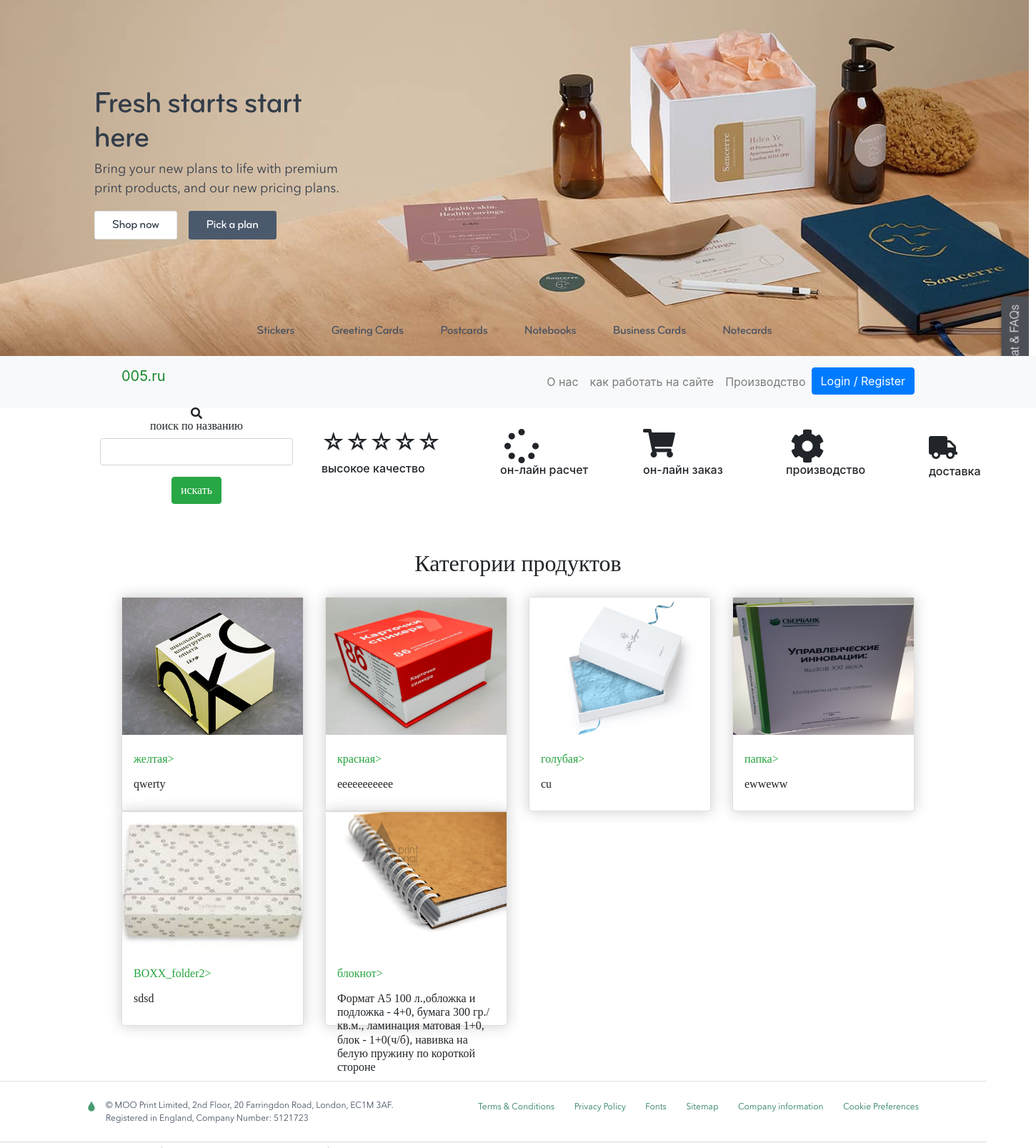
The page /p on the database as committed earlier.
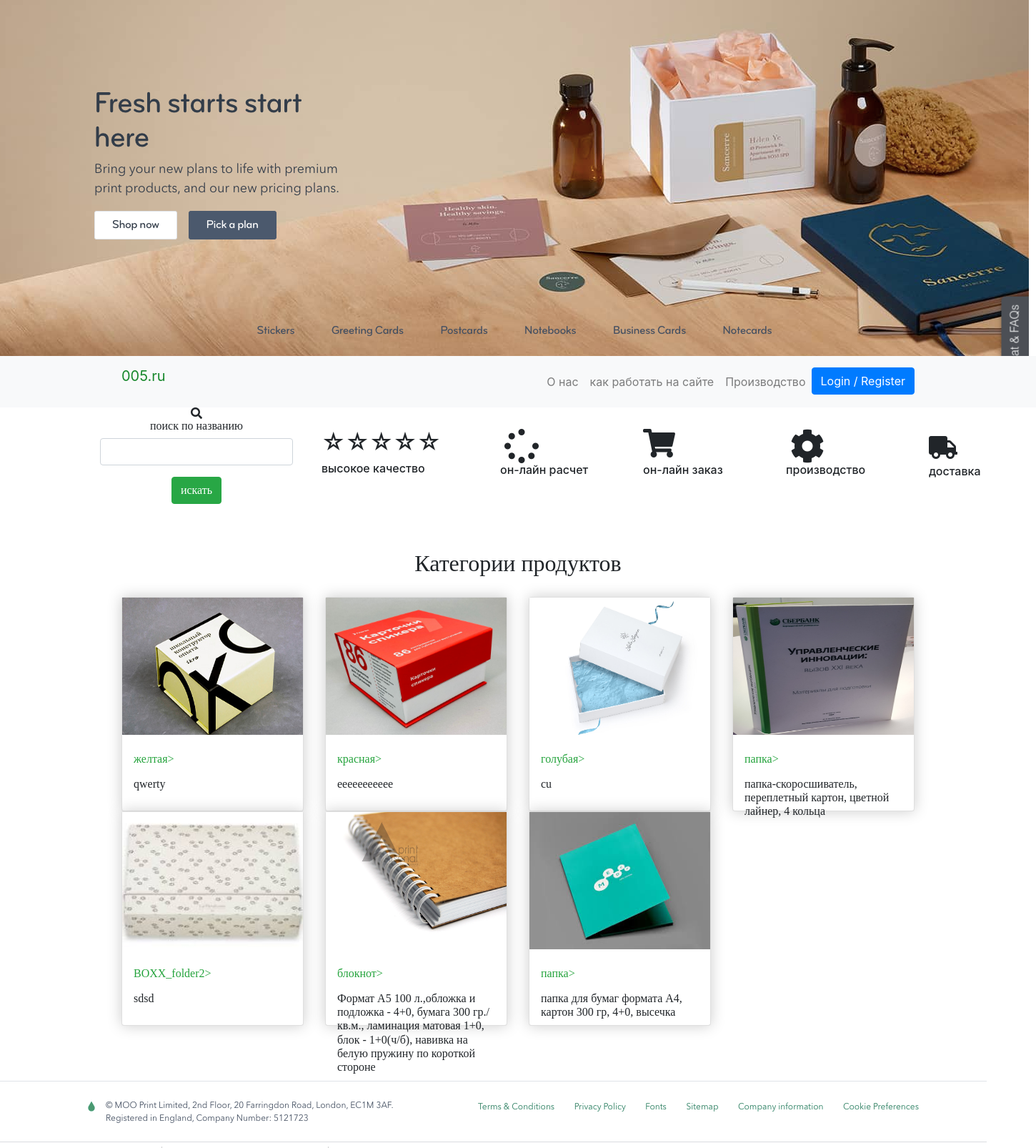
The same page on the database as committed later.
### products/models.py (models this page shows, shortened)
class  Product(PolymorphicModel):
    BOX_SIZES = (
                ('50х50х35', '50х50х35'),
                ('60х60х40', '60х60х40'),
                ('80х80х40', '80х80х40'),
                ('240х185х120', '240х185х120'),
                ('270х220х70', '270х220х70'),
                ('корешок 25-40 круглый механизм 7200', 'корешок 25-40 круглый механизм 7200'),
                ('корешок 45-65 д-образный механизм', 'корешок 45-65 д-образный механизм'),
                )
    mainimage = models.ImageField(upload_to='products/', blank=True, null=True)
    name = models.CharField(max_length=300, default = None, null=True)
    slug = models.SlugField(default = None, null=True)
    subcategory = models.ForeignKey(SubCategory, on_delete=models.CASCADE, default = None, null=True)
    category = models.ForeignKey(Category, on_delete=models.CASCADE, default = None, null=True)
    preview_text = models.TextField(max_length=50, verbose_name='Preview Text', blank=True, null=True)
    detail_text = models.TextField(max_length=1000, verbose_name='Detail Text', blank=True, null=True)
    price = models.FloatField(default = None, null=True)
    tirazh = models.IntegerField(null=False)
    t = models.IntegerField(null=True)
    k = models.FloatField(default = None, null=True)
    box_size = models.CharField(max_length=50)

class BoxType2(Product):
    def __init__(self, *args, **kwargs):
        super(BoxType2, self).__init__(*args, **kwargs)

class  Product(PolymorphicModel):
    BOX_SIZES = (
                ('50х50х35', '50х50х35'),
                ('60х60х40', '60х60х40'),
                ('80х80х40', '80х80х40'),
                ('240х185х120', '240х185х120'),
                ('270х220х70', '270х220х70'),
                ('корешок 25-40 круглый механизм 7200', 'корешок 25-40 круглый механизм 7200'),
                ('корешок 45-65 д-образный механизм', 'корешок 45-65 д-образный механизм'),
                )
    mainimage = models.ImageField(upload_to='products/', blank=True, null=True)
    name = models.CharField(max_length=300, default = None, null=True)
    slug = models.SlugField(default = None, null=True)
    subcategory = models.ForeignKey(SubCategory, on_delete=models.CASCADE, default = None, null=True)
    category = models.ForeignKey(Category, on_delete=models.CASCADE, default = None, null=True)
    preview_text = models.TextField(max_length=50, verbose_name='Preview Text', blank=True, null=True)
    detail_text = models.TextField(max_length=1000, verbose_name='Detail Text', blank=True, null=True)
    price = models.FloatField(default = None, null=True)
    tirazh = models.IntegerField(null=False)
    t = models.IntegerField(null=True)
    k = models.FloatField(default = None, null=True)
    box_size = models.CharField(max_length=50)

class BoxType1(Product):
    def __init__(self, *args, **kwargs):
        super(BoxType1, self).__init__(*args, **kwargs)

class FolderType1(Product):
    def __init__(self, *args, **kwargs):
        super(FolderType1, self).__init__(*args, **kwargs)

class FolderType2(Product):
    def __init__(self, *args, **kwargs):
        super(FolderType2, self).__init__(*args, **kwargs)

### products/views.py (the view)
# urls.py: 2. Add a URL to urlpatterns:  path('', Home.as_view(), name='home')
class Home(ListView):
    model = Product
    template_name = 'products/home.html'
    def get_context_data(self, **kwargs):
        context = super().get_context_data(**kwargs)
        context['filter'] = ProductFilter(self.request.GET, queryset=self.get_queryset())
        return context

### products/templates/products/home.html (shortened to what this page needs)
        <div>
        <img src="/media/products/Q.png" border="0"/>
        </div>
{% extends 'products/base.html' %}
{% load thumbnail %}
{% load crispy_forms_tags %}
{% block content %}
<div class="outer">
  <div class="inner"><div align = "center"
    class="col-md-3">
      <span class="icon"><i class="fa fa-search"></i></span>
      <H6 STYLE="font-family: 'avenir next rounded std'">
      <form method="get">
        {{ filter.form| crispy }}
      <button type= "submit"
    class= "btn btn-success btn-buy">
      искать
    </button>
    </div> </div>
</div>
  <div style="position:absolute;z-index:10000;top:600px;margin-left:700px;">
    <i class="fa fa-spinner fa-pulse fa-3x fa-fw"></i>
    <h6>он-лайн расчет</h6>
  </div>
  <div style="position:absolute;z-index:10000;top:600px;margin-left:900px;">
    <h1><i class="fa fa-shopping-cart" aria-hidden="true"></i></h1>
    <h6>он-лайн заказ</h6>
    </div>
    <div style="position:absolute;z-index:10000;top:600px;margin-left:1100px;">
      <i class="fa fa-cog fa-spin fa-3x fa-fw"></i>
      <h6>производство</h6>
      </div>
      <div style="position:absolute;z-index:10000;top:600px;margin-left:450px;">
        <div class="rating">
        <h2> <span>☆</span><span>☆</span><span>☆</span><span>☆</span><span>☆</span></h2>
        <h6>высокое качество</h6>
          </div>
        </div>
        <div style="position:absolute;z-index:10000;top:610px;margin-left:1300px;">
          <h2><i class="fas fa-truck"></i></h2>
          <h6>доставка</h6>
          </div>
<div class="blog">
  <H6 STYLE="font-family: 'avenir next rounded std'">
 <div class="container">
 <h2 class="text-center">Категории продуктов</h2>
 <br>
  <div class="row">
	{% for product in filter.qs %}
	<div class="col-md-3 col-lg-3 col-sm-6">
	    <div class="card">
	     <div class="card-img">
      		{% thumbnail product.mainimage "300" as im %}
		        <img align="center" src="{{ im.url }}" alt="not found" class="img-fluid">
			{% endthumbnail %}
	     </div>
	    <div class="card-body">
         <h6 class="card-title"><a href="products_by_category/{{ product.id }}"><p style="color:rgb(36, 163, 60)">{{ product.name }}></p></a></h6>
 {{ product.preview_text}}
	     </div>
	    </div>
  </div>
		{% endfor %}
   </div>
  </div>
 </div>
  <div>
    <img src="/media/products/Q3.png" border="0"/>
    </div>
{% endblock %}

Rows that differ between the two databases and show on the page:
changed through a linked row, FolderType1 "папка": preview_text "ewweww" → "папка-скоросшиватель, переплетный картон, цветной лайнер, 4 кольца"
added FolderType2: shows a picture, name "папка", preview_text "папка для бумаг формата А4, картон 300 гр, 4+0, высечка"
